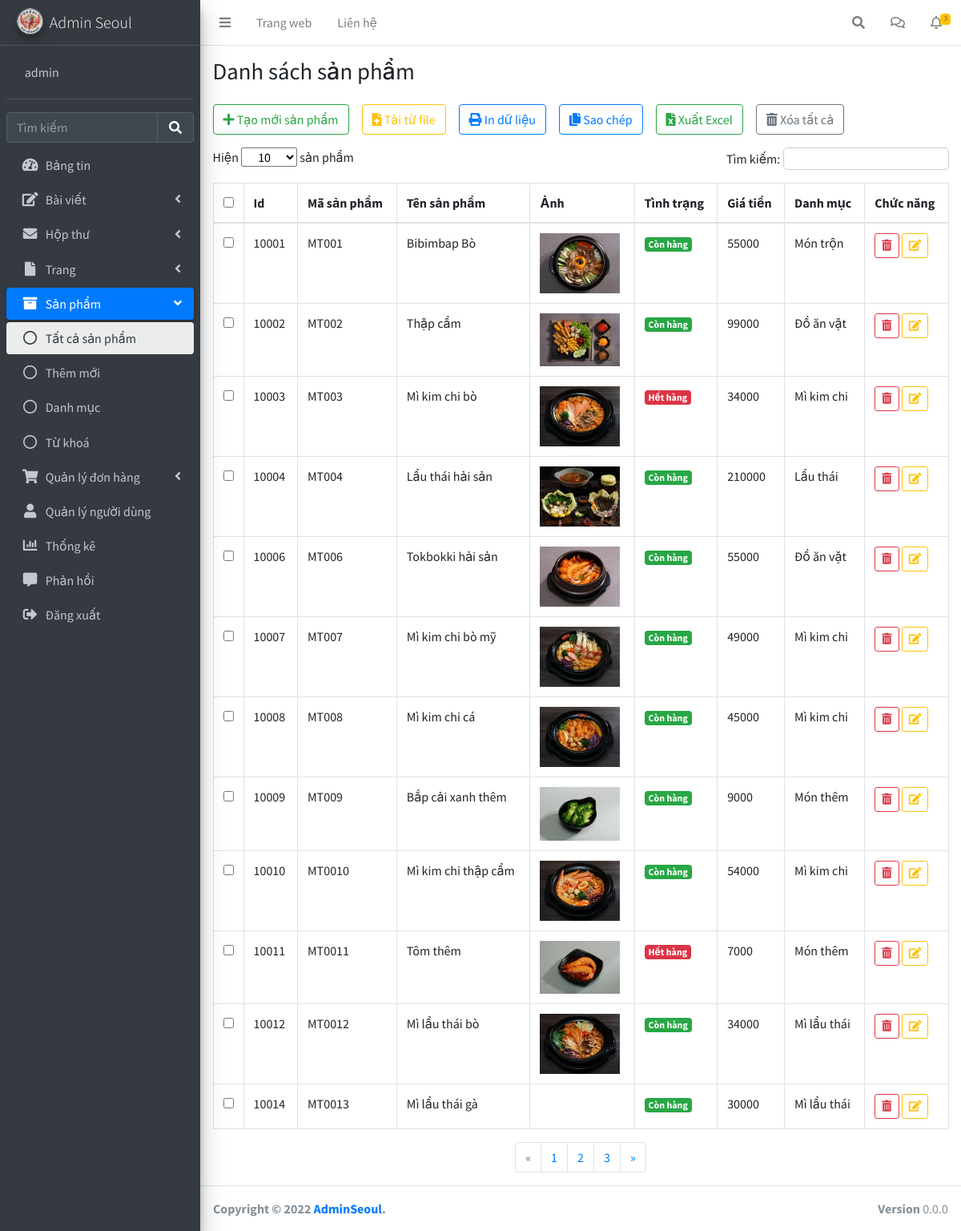
Screenshot of /Admin/pages/all-product.php (signed in) with the database file from the repository.
### tables this page shows
CREATE TABLE `product` (
  `id` int(11) NOT NULL,
  `product_code` varchar(100) NOT NULL,
  `category_id` int(11) NOT NULL,
  `product_name` varchar(350) NOT NULL,
  `price` int(11) NOT NULL,
  `thumbnail` varchar(500) NOT NULL,
  `description` longtext NOT NULL,
  `created_at` datetime DEFAULT NULL,
  `updated_at` datetime DEFAULT NULL,
  `status` tinyint(11) DEFAULT NULL,
  `visible` tinyint(4) NOT NULL DEFAULT 1
);

CREATE TABLE `category` (
  `id` int(11) NOT NULL,
  `name` varchar(100) NOT NULL
);

### Admin/pages/all-product.php (the view, shortened to what this page needs)
<!DOCTYPE html>
<html lang="en">
<?php session_start();
include '../../database/config.php';
?>
<head>
  <link rel="stylesheet" href="../../css/fontawesome-free/css/all.min.css">
  <link rel="stylesheet" href="../css/IonIcons.css">
  <link rel="stylesheet" href="../css/adminlte.min.css">
</head>
<body class="hold-transition sidebar-mini">
  <div class="wrapper">
    <nav class="main-header navbar navbar-expand navbar-white navbar-light">
      <ul class="navbar-nav">
        <li class="nav-item">
          <a class="nav-link" data-widget="pushmenu" href="#" role="button"><i class="fas fa-bars"></i></a>
        </li>
        <li class="nav-item d-none d-sm-inline-block">
          <a href="../../index.php" class="nav-link">Trang web</a>
        </li>
        <li class="nav-item d-none d-sm-inline-block">
          <a href="#" class="nav-link">Liên hệ</a>
        </li>
      </ul>
      <ul class="navbar-nav ml-auto">
        <li class="nav-item">
          <a class="nav-link" data-widget="navbar-search" href="#" role="button">
            <i class="fas fa-search"></i>
          </a>
        </li>
        <li class="nav-item dropdown">
          <a class="nav-link" data-bs-toggle="dropdown" href="#">
            <i class="far fa-comments"></i>
          </a>
        </li>
        <li class="nav-item dropdown">
          <a class="nav-link " data-bs-toggle="dropdown" href="#" aria-expanded="false">
            <i class="far fa-bell"></i>
            <span class="badge badge-warning navbar-badge">3</span>
          </a>
        </li>
      </ul>
    </nav>
    <aside class="main-sidebar sidebar-dark-primary elevation-4">
      <a href="../admin.php" class="brand-link">
        <img src="../../img/img_index/logo_spicy.png" alt="AdminLTE Logo" class="brand-image img-circle elevation-3" style="opacity: .8">
        <span class="brand-text font-weight-light">Admin Seoul</span>
      </a>
      <div class="sidebar">
        <div class="user-panel mt-3 pb-3 mb-3 d-flex">
          <div class="image">
          </div>
          <div class="info">
            <a href="#" class="d-block"><?php if (isset($_SESSION['dangnhap_seoul'])) {
                                          echo $_SESSION['dangnhap_seoul'];
                                        } ?></a>
          </div>
        </div>
        <div class="form-inline">
          <div class="input-group" data-widget="sidebar-search">
            <input class="form-control form-control-sidebar" type="search" placeholder="Tìm kiếm" aria-label="Search">
            <div class="input-group-append">
              <button class="btn btn-sidebar">
                <i class="fas fa-search fa-fw"></i>
              </button>
            </div>
          </div>
        </div>
        <nav class="mt-2">
          <ul class="nav nav-pills nav-sidebar flex-column" data-widget="treeview" role="menu" data-accordion="false">
            <li class="nav-item ">
              <a href="../index.php" class="nav-link ">
                <i class="nav-icon fas fa-tachometer-alt"></i>
                <p>
                  Bảng tin </p>
              </a>
            </li>
            <li class="nav-item">
              <a href="#" class="nav-link">
                <i class="nav-icon fas fa-edit"></i>
                <p>
                  Bài viết
                  <i class="fas fa-angle-left right"></i>
                </p>
              </a>
            </li>
            <li class="nav-item">
              <a href="#" class="nav-link">
                <i class="nav-icon fas fa-envelope"></i>
                <p>
                  Hộp thư
                  <i class="fas fa-angle-left right"></i>
                </p>
              </a>
            </li>
            <li class="nav-item">
              <a href="#" class="nav-link">
                <i class="nav-icon fas fa-file"></i>
                <p>
                  Trang
                  <i class="fas fa-angle-left right"></i>
                </p>
              </a>
            </li>
            <li class="nav-item menu-open">
              <a href="#" class="nav-link active">
                <i class="nav-icon fas fa-archive"></i>
                <p>
                  Sản phẩm </p>
                <i class="fas fa-angle-left right"></i>
              </a>
              <ul class="nav nav-treeview">
                <li class="nav-item">
                  <a href="./All-product.php" class="nav-link active">
                    <i class="far fa-circle nav-icon"></i>
                    <p>Tất cả sản phẩm</p>
                  </a>
                </li>
                <li class="nav-item">
                  <a href="./add-product.php" class="nav-link">
                    <i class="far fa-circle nav-icon"></i>
                    <p>Thêm mới</p>
                  </a>
                </li>
                <li class="nav-item">
                  <a href="./category.php" class="nav-link">
                    <i class="far fa-circle nav-icon"></i>
                    <p>Danh mục</p>
                  </a>
                </li>
                <li class="nav-item">
                  <a href="#" class="nav-link ">
                    <i class="far fa-circle nav-icon"></i>
                    <p>Từ khoá</p>
                  </a>
                </li>
              </ul>
            </li>
            <li class="nav-item">
              <a href="#" class="nav-link ">
                <i class="nav-icon fa fa-shopping-cart"></i>
                <p>
                  Quản lý đơn hàng </p>
                <i class="fas fa-angle-left right"></i>
              </a>
            </li>
            <li class="nav-item">
              <a href="./user.php" class="nav-link ">
                <i class="nav-icon fas fa-user"></i>
                <p>
                  Quản lý người dùng </p>
              </a>
            </li>
            <li class="nav-item">
              <a href="./statistical.php" class="nav-link ">
                <i class="nav-icon fas fa-chart-bar"></i>
                <p>
                  Thống kê </p>
              </a>
            </li>
            <li class="nav-item">
              <a href="#" class="nav-link ">
                <i class="nav-icon fas fa-comment-alt"></i>
                <p>
                  Phản hồi </p>
              </a>
            </li>
            <li class="nav-item">
              <a href="../index.php?dangxuat=1" class="nav-link ">
                <i class=" nav-icon fas fa-sign-out-alt"></i></i>
                <p>
                  Đăng xuất </p>
              </a>
            </li>
          </ul>
        </nav>
      </div>
    </aside>
    <div class="content-wrapper">
      <main class="app-content">
        <div class="content-header">
          <div class="container-fluid">
            <div class="row mb-2">
              <div class="col-sm-6">
                <h1 class="m-0">Danh sách sản phẩm</h1>
              </div>
              <div class="col-sm-6">
              </div>
            </div>
          </div>
        </div>
        <div class="row px-2 m-0">
          <div class="col-md-12">
            <div class="tile">
              <div class="tile-body">
                <div class="row element-button m-0">
                  <div class="mr-3 mb-3">
                    <a class="btn btn-outline-success " href="./add-product.php" title="Thêm"><i class="fas fa-plus"></i>
                      Tạo mới sản phẩm</a>
                  </div>
                  <div class="mr-3 mb-3">
                    <a class="btn btn-outline-warning  nhap-tu-file" type="button" title="Nhập"><i class="fas fa-file-upload"></i> Tải từ file</a>
                  </div>
                  <div class="mr-3 mb-3">
                    <a class="btn btn-outline-primary  print-file" type="button" title="In" onclick="myApp.printTable()"><i class="fas fa-print"></i> In dữ liệu</a>
                  </div>
                  <div class="mr-3 mb-3">
                    <a class="btn btn-outline-primary  print-file js-textareacopybtn" type="button" title="Sao chép"><i class="fas fa-copy"></i> Sao chép</a>
                  </div>
                  <div class="mr-3 mb-3">
                    <a class="btn btn-outline-success " href="" title="In"><i class="fas fa-file-excel"></i> Xuất
                      Excel</a>
                  </div>
                  <div class="mr-3 mb-3">
                    <a class="btn btn-outline-secondary " type="button" title="Xóa" onclick="myFunction(this)"><i class="fas fa-trash-alt"></i> Xóa tất cả </a>
                  </div>
                </div>
                <div class="row element-filter mx-0 mb-3">
                  <div class="filter__left col-6 p-0">
                    <span>Hiện</span>
                    <select class="form-select px-3" aria-label="Default select">
                      <option selected>10</option>
                    </select>
                    <span>sản phẩm</span>
                  </div>
                  <div class="filter__right col-6 p-0 text-right">
                    <span>Tìm kiếm:</span>
                    <input type="search" placeholder="">
                  </div>
                </div>
                <?php
                $sql_lietke_sp = "SELECT *, product.id as product_id FROM product,category WHERE product.category_id =category.id AND visible != 0 ORDER BY product.id asc";
                $query_lietke_sp = mysqli_query($mysqli, $sql_lietke_sp);
                ?>
                <table class="table table-hover table-bordered" id="sampleTable">
                  <thead>
                    <tr>
                      <th width="10"><input type="checkbox" id="all"></th>
                      <th>Id</th>
                      <th>Mã sản phẩm</th>
                      <th>Tên sản phẩm</th>
                      <th>Ảnh</th>
                      <th>Tình trạng</th>
                      <th>Giá tiền</th>
                      <th>Danh mục</th>
                      <th>Chức năng</th>
                    </tr>
                  </thead>
                  <tbody>
                    <?php
                    while ($row = mysqli_fetch_array($query_lietke_sp)) {
                    ?>
                      <tr>
                        <td width="10"><input type="checkbox" name="check1" value="1"></td>
                        <td class="id_product"><?php echo $row['product_id'] ?></td>
                        <td><?php echo $row['product_code'] ?> </td>
                        <td><?php echo $row['product_name'] ?></td>
                        <td><img src="../img/upload/img_product/<?php echo $row['thumbnail'] ?>" alt="" width="100px;"></td>
                        <td><?php
                            if ($row['status'] == 1) {
                              echo '<span class="badge bg-success">Còn hàng</span>';
                            } else {
                              echo '<span class="badge bg-danger">Hết hàng</span>';
                            }
                            ?></td>
                        <td><?php echo $row['price'] ?></td>
                        <td><?php echo $row['name'] ?></td>
                        <td><button class="btn btn-outline-danger btn-sm trash" type="button" title="Xóa" data-bs-toggle="modal" data-bs-target="#ModalRM"><i class="fas fa-trash-alt"></i>
                          </button>
                          <button class="btn btn-outline-warning btn-sm edit" type="button" title="Sửa" id="show-emp" data-bs-toggle="modal" data-bs-target="#ModalUP" data-id="<?php echo $row['product_id']; ?>"><i class="fas fa-edit"></i></button>
                        </td>
                      </tr>
                    <?php
                    }
                    ?>
                  </tbody>
                </table>
                <nav aria-label="Page navigation ">
                  <ul class="pagination justify-content-center">
                    <li class="page-item disabled">
                      <a class="page-link " href="#" aria-label="Lùi">
                        <span aria-hidden="true">&laquo;</span>
                      </a>
                    </li>
                    <li class="page-item"><a class="page-link" href="#">1</a></li>
                    <li class="page-item"><a class="page-link" href="#">2</a></li>
                    <li class="page-item"><a class="page-link" href="#">3</a></li>
                    <li class="page-item">
                      <a class="page-link" href="#" aria-label="Tiếp">
                        <span aria-hidden="true">&raquo;</span>
                      </a>
                    </li>
                  </ul>
                </nav>
              </div>
            </div>
          </div>
        </div>
      </main>
    </div>
    <footer class="container-fluid main-footer">
      <strong>Copyright &copy; 2022 <a href="https://adminlte.io">AdminSeoul</a>.</strong>
      <div class="float-right d-none d-sm-inline-block">
        <b>Version</b> 0.0.0
      </div>
    </footer>
  </div>
</body>
</html>

### Admin/pages/all-product.php (style rules this page uses)
.filter__right input { border-radius: 5px; border: 1px solid #ccc; }
.app-content { background-color: #fff; }

### rows the page displays
product: id "10001", product_code "MT001", product_name "Bibimbap Bò", thumbnail (picture), status "Còn hàng", price "55000", category.name "Món trộn"
product: id "10002", product_code "MT002", product_name "Thập cẩm", thumbnail (picture), status "Còn hàng", price "99000", category.name "Đồ ăn vặt"
product: id "10003", product_code "MT003", product_name "Mì kim chi bò", thumbnail (picture), status "Hết hàng", price "34000", category.name "Mì kim chi"
product: id "10004", product_code "MT004", product_name "Lẩu thái hải sản", thumbnail (picture), status "Còn hàng", price "210000", category.name "Lẩu thái"
product: id "10006", product_code "MT006", product_name "Tokbokki hải sản", thumbnail (picture), status "Còn hàng", price "55000", category.name "Đồ ăn vặt"
product: id "10007", product_code "MT007", product_name "Mì kim chi bò mỹ", thumbnail (picture), status "Còn hàng", price "49000", category.name "Mì kim chi"
product: id "10008", product_code "MT008", product_name "Mì kim chi cá", thumbnail (picture), status "Còn hàng", price "45000", category.name "Mì kim chi"
product: id "10009", product_code "MT009", product_name "Bắp cải xanh thêm", thumbnail (picture), status "Còn hàng", price "9000", category.name "Món thêm"
product: id "10010", product_code "MT0010", product_name "Mì kim chi thập cẩm", thumbnail (picture), status "Còn hàng", price "54000", category.name "Mì kim chi"
product: id "10011", product_code "MT0011", product_name "Tôm thêm", thumbnail (picture), status "Hết hàng", price "7000", category.name "Món thêm"
product: id "10012", product_code "MT0012", product_name "Mì lẩu thái bò", thumbnail (picture), status "Còn hàng", price "34000", category.name "Mì lẩu thái"
product: id "10014", product_code "MT0013", product_name "Mì lẩu thái gà", status "Còn hàng", price "30000", category.name "Mì lẩu thái"

### other values shown
$_SESSION['dangnhap_seoul'] "admin"
